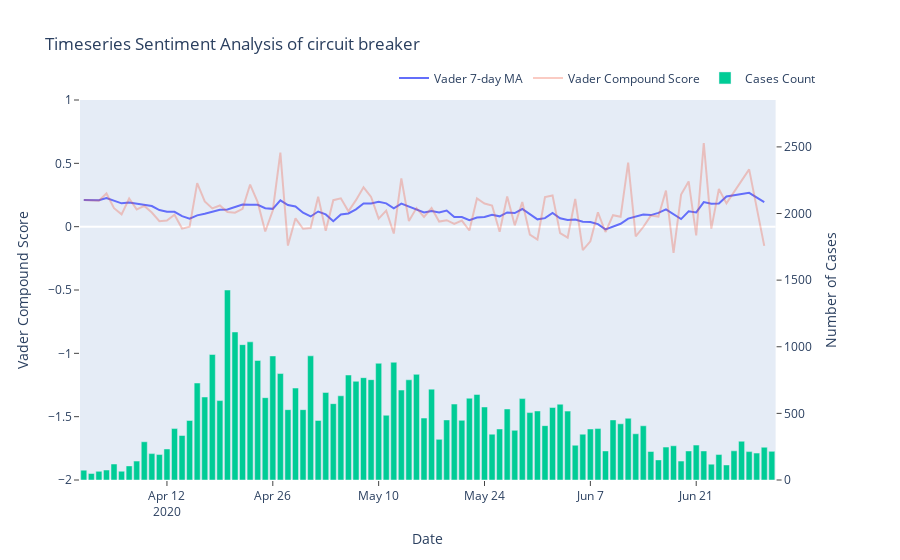
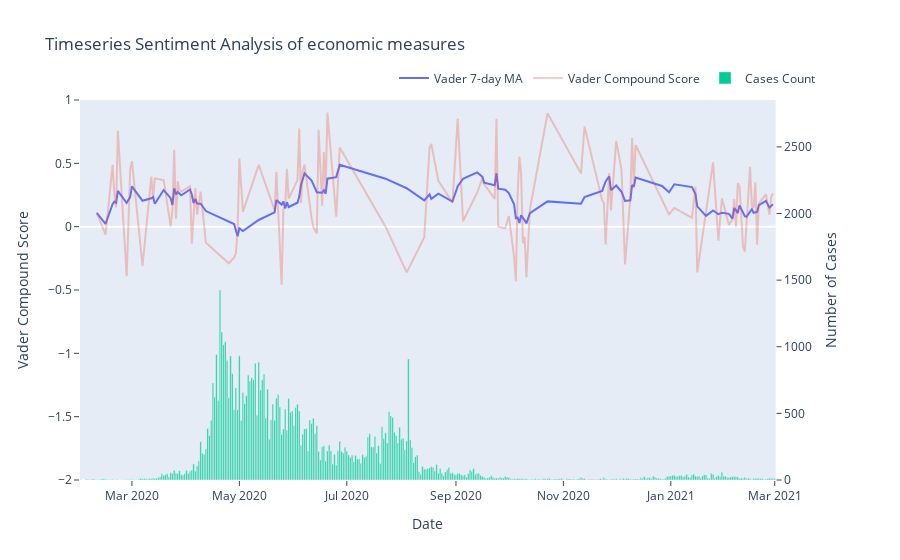
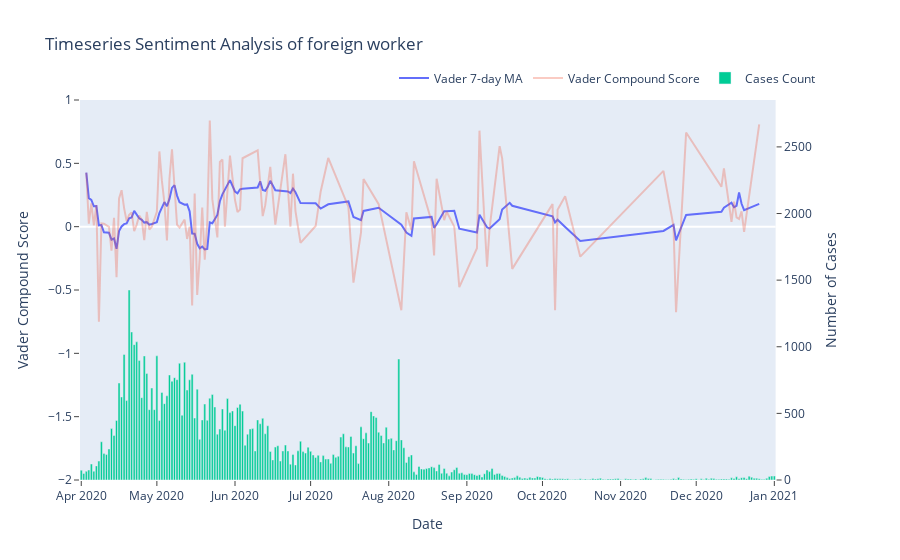
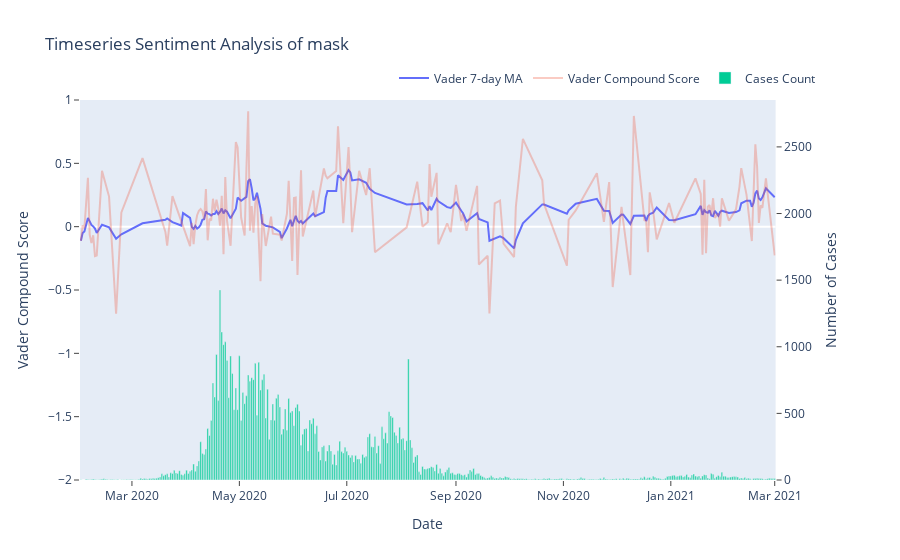

Here is the notebook cell these charts were saved with, in order:
### Code cell
parent_path = "/Users/joshuawong/Documents/GitHub/Covid-19-Singapore-Analysis"

policy_list = ["circuit breaker", "economic measures", "foreign worker", "mask", "social distancing", "tracetogether", "vaccination"]

policy_timeframe = {"circuit breaker":("1APR2020", "1JUL2020"), 
                    "economic measures":("1FEB2020", "1MAR2021"), 
                    "foreign worker":("1APR2020","1JAN2021"), 
                    "mask":("1FEB2020","1MAR2021"), 
                    "social distancing":("1FEB2020", "1FEB2021"), 
                    "tracetogether":("1MAR2020", "1MAR2021"), 
                    "vaccination":("1AUG2020","1MAR2021")}

for policy, timeframe in policy_timeframe.items():
    sentiment_timeseries_with_cases(policy, timeframe)
    # break
